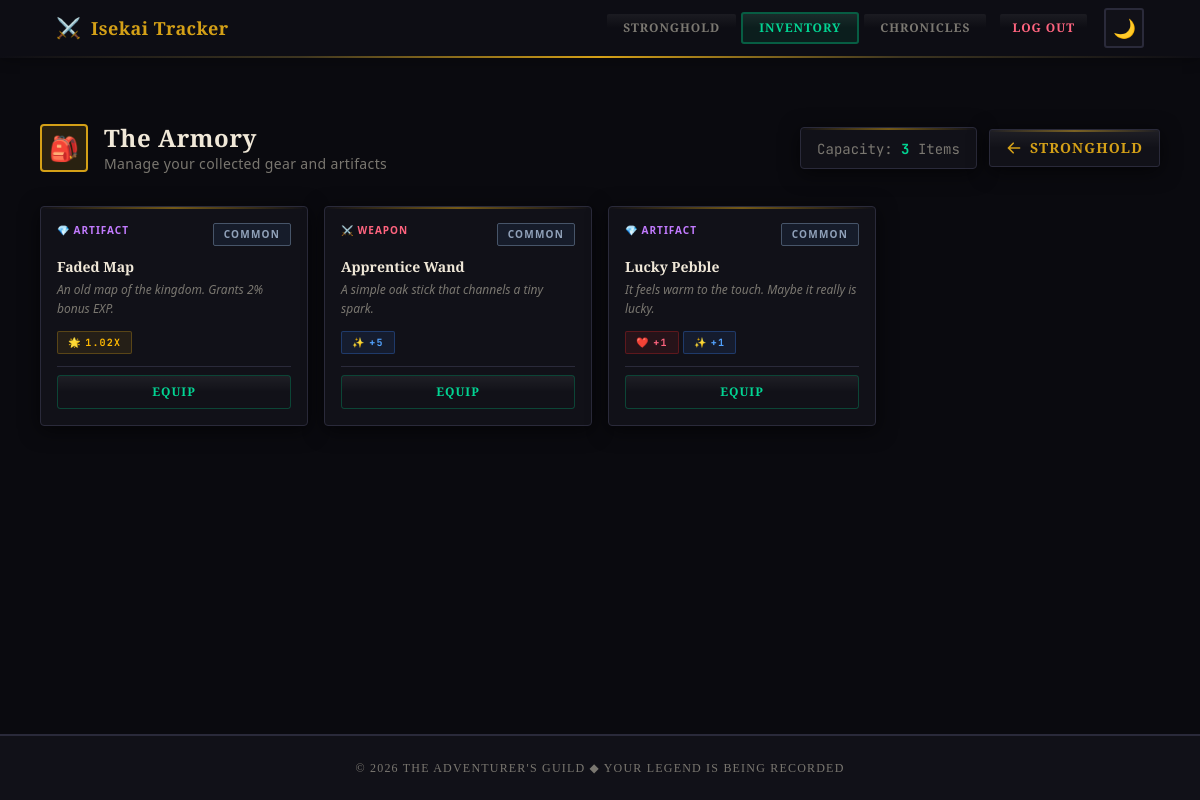
The page /inventory/ (signed in) on the database its author committed.
### players/models.py (models this page shows, shortened)
class InventoryItem(models.Model):
    player = models.ForeignKey('PlayerProfile', on_delete=models.CASCADE, related_name="inventory")
    item = models.ForeignKey(Item, on_delete=models.CASCADE)
    quantity = models.PositiveIntegerField(default=1)
    is_equipped = models.BooleanField(default=False)
    acquired_at = models.DateTimeField(auto_now_add=True)

class Item(models.Model):
    ITEM_TYPES = [
        ('WEAPON', 'Weapon'),
        ('ARMOR', 'Armor'),
        ('CONSUMABLE', 'Consumable'),
        ('ARTIFACT', 'Artifact'),
    ]
    name = models.CharField(max_length=100)
    description = models.TextField()
    item_type = models.CharField(max_length=20, choices=ITEM_TYPES)
    rarity = models.CharField(max_length=20, default="Common")
    hp_bonus = models.IntegerField(default=0)
    mana_bonus = models.IntegerField(default=0)
    exp_multiplier = models.FloatField(default=1.0)
    image_url = models.URLField(blank=True, null=True)

### players/views.py (the view)
# urls.py: path('inventory/', views.inventory_page, name='inventory'),
@login_required
def inventory_page(request):
    player = PlayerProfile.objects.get(user=request.user)
    inventory = InventoryItem.objects.filter(player=player).select_related('item').order_by('-acquired_at')
    context = {
        'player': player,
        'inventory': inventory,
    }
    return render(request, 'players/inventory.html', context)

### templates/players/inventory.html (shortened to what this page needs)
{% extends "base.html" %}
{% block content %}
<div class="max-w-6xl mx-auto px-4 py-10 pt-16">
    <div class="mb-8 flex flex-col md:flex-row items-center justify-between">
        <div class="flex items-center gap-4 mb-4 md:mb-0">
            <div class="w-12 h-12 rounded-sm border-2 flex items-center justify-center text-2xl" style="border-color: var(--rpg-accent); background: var(--rpg-accent-dim);">
                🎒
            </div>
            <div>
                <h1 class="font-rpg text-2xl font-bold rpg-heading tracking-wide">The Armory</h1>
                <p class="rpg-muted text-sm tracking-wide">Manage your collected gear and artifacts</p>
            </div>
        </div>
        <div class="flex items-center gap-3">
            <div class="rpg-panel px-4 py-2">
                <span class="rpg-muted text-sm" style="font-family: var(--font-mono);">Capacity: <span class="text-emerald-400 font-bold">{{ inventory|length }}</span> Items</span>
            </div>
            <a href="{% url 'dashboard' %}" class="rpg-btn rpg-panel px-4 py-2 text-sm rpg-accent-text hover:brightness-125 flex items-center gap-2 tracking-wide">
                <svg xmlns="http://www.w3.org/2000/svg" class="h-4 w-4" viewBox="0 0 20 20" fill="currentColor">
                    <path fill-rule="evenodd" d="M9.707 16.707a1 1 0 01-1.414 0l-6-6a1 1 0 010-1.414l6-6a1 1 0 011.414 1.414L5.414 9H17a1 1 0 110 2H5.414l4.293 4.293a1 1 0 010 1.414z" clip-rule="evenodd" />
                </svg>
                Stronghold
            </a>
        </div>
    </div>
    <div class="grid grid-cols-2 lg:grid-cols-4 gap-4">
        {% for inv_item in inventory %}
            <div class="rpg-panel p-4 transition-all duration-200 hover:-translate-y-0.5 group flex flex-col h-full
                ">
                <div class="flex justify-between items-start mb-3">
                    <div class="flex items-center gap-1.5">
                        <span class="text-[10px] font-bold tracking-widest uppercase
                            {% if inv_item.item.item_type == 'WEAPON' %}text-rose-400{% elif inv_item.item.item_type == 'ARMOR' %}text-emerald-400{% elif inv_item.item.item_type == 'ARTIFACT' %}text-purple-400{% else %}text-amber-400{% endif %}">
                            {% if inv_item.item.item_type == 'WEAPON' %}⚔️{% elif inv_item.item.item_type == 'ARMOR' %}🛡️{% elif inv_item.item.item_type == 'ARTIFACT' %}💎{% else %}🧪{% endif %}
                            {{ inv_item.item.get_item_type_display }}
                        </span>
                    </div>
                    <span class="rpg-tag
                        {% if inv_item.item.rarity == 'Common' %} text-slate-400 bg-slate-800/50
                        {% elif inv_item.item.rarity == 'Rare' %} text-blue-400 bg-blue-900/30
                        {% elif inv_item.item.rarity == 'Epic' %} text-purple-400 bg-purple-900/30
                        {% elif inv_item.item.rarity == 'Legendary' %} text-amber-400 bg-amber-900/30
                        {% endif %}"
                        style="border-color: {% if inv_item.item.rarity == 'Common' %}#475569{% elif inv_item.item.rarity == 'Rare' %}rgba(59,130,246,0.4){% elif inv_item.item.rarity == 'Epic' %}rgba(168,85,247,0.4){% elif inv_item.item.rarity == 'Legendary' %}rgba(245,158,11,0.4){% endif %};">
                        {{ inv_item.item.rarity }}
                    </span>
                </div>
                <h3 class="font-rpg text-sm font-bold rpg-heading mb-1 leading-tight group-hover:rpg-accent-text transition-colors">{{ inv_item.item.name }}</h3>
                <p class="text-xs rpg-muted italic mb-3 flex-grow leading-relaxed">{{ inv_item.item.description }}</p>
                <div class="flex flex-wrap gap-1 mb-3">
                    {% if inv_item.item.hp_bonus > 0 %}
                    <div class="rpg-tag text-rose-400" style="border-color: rgba(220,38,38,0.3); background: rgba(220,38,38,0.1);">
                        <span>❤️</span>
                        <span class="font-mono" style="font-family: var(--font-mono);">+{{ inv_item.item.hp_bonus }}</span>
                    </div>
                    {% endif %}
                    {% if inv_item.item.mana_bonus > 0 %}
                    <div class="rpg-tag text-blue-400" style="border-color: rgba(59,130,246,0.3); background: rgba(59,130,246,0.1);">
                        <span>✨</span>
                        <span class="font-mono" style="font-family: var(--font-mono);">+{{ inv_item.item.mana_bonus }}</span>
                    </div>
                    {% endif %}
                    {% if inv_item.item.exp_multiplier > 1.0 %}
                    <div class="rpg-tag text-amber-400" style="border-color: rgba(212,160,23,0.3); background: rgba(212,160,23,0.1);">
                        <span>🌟</span>
                        <span class="font-mono" style="font-family: var(--font-mono);">{{ inv_item.item.exp_multiplier }}x</span>
                    </div>
                    {% endif %}
                </div>
                <div class="mt-auto pt-2" style="border-top: 1px solid var(--rpg-border);">
                    <form action="{% url 'toggle_equip' inv_item.id %}" method="POST">
                        {% if inv_item.is_equipped %}
                            <button type="submit" class="rpg-btn w-full py-2 text-xs text-red-400 border border-red-500/30 hover:border-red-500/50 hover:bg-red-500/10 tracking-widest">
                                Unequip
                            </button>
                        {% else %}
                            <button type="submit" class="rpg-btn w-full py-2 text-xs text-emerald-400 border border-emerald-500/30 hover:border-emerald-500/50 hover:bg-emerald-500/10 tracking-widest">
                                Equip
                            </button>
                        {% endif %}
                    </form>
                </div>
            </div>
        {% endfor %}
    </div>
</div>
{% endblock %}

### rows shown on the page
InventoryItem: item.item_type "ARTIFACT", item.rarity "COMMON", item.name "Faded Map", item.description "An old map of the kingdom. Grants 2% bonus EXP.", item.exp_multiplier "1.02", is_equipped "EQUIP"
InventoryItem: item.item_type "WEAPON", item.rarity "COMMON", item.name "Apprentice Wand", item.description "A simple oak stick that channels a tiny spark.", item.mana_bonus "5", is_equipped "EQUIP"
InventoryItem: item.item_type "ARTIFACT", item.rarity "COMMON", item.name "Lucky Pebble", item.description "It feels warm to the touch. Maybe it really is lucky.", item.hp_bonus "1", item.mana_bonus "1", is_equipped "EQUIP"

### other values the page prints
{{ inventory|length }} "3"
